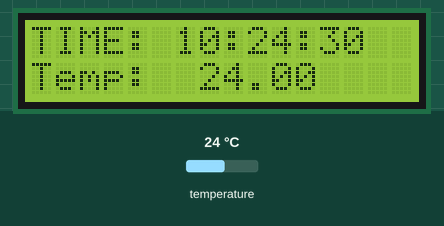
Bench run of a sketch on a simulated Arduino Uno, built with avr-gcc and run on an emulated ATmega328P. On the bench: 16×2 character LCD. The inputs (shaded band) are chosen by the test bench; at power-on: temperature 24 °C. The local clock reads 2024-03-15 10:24:30 at power-on unless the sketch sets it.

Above: at 1.2 s.
1.3 s: temperature set to 12 °C
At 3.8 s:
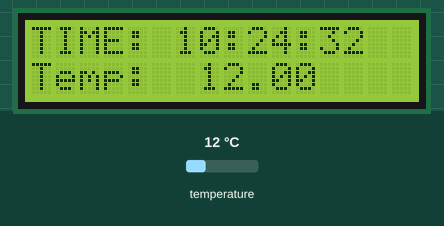
5.9 s: temperature set to 19 °C
At 7.6 s:
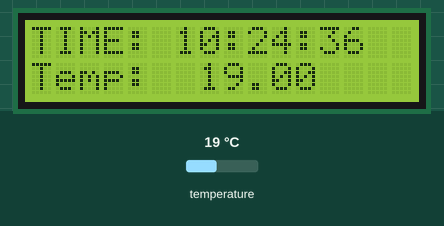
9.5 s: temperature set to 28 °C
At 10.2 s:
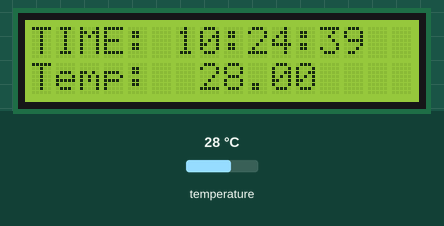
Timing chart, 0 to 12.5 s (numbered marks = the images above; inputs shaded):
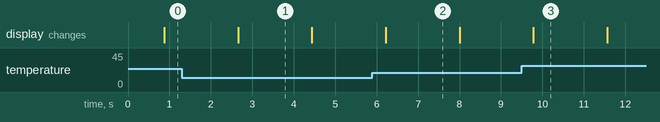

Measured:
- what the display in image 1 shows lasts 1.7 s, from 2.7 s to 4.4 s

The sketch:

temp_and_clock.ino
```cpp
#include <OneWire.h>
#include <DallasTemperature.h>

#include <Wire.h>
#include <Time.h>
#include <DS1307RTC.h>

#include <LiquidCrystal_I2C.h>

#define ONE_WIRE_BUS 7
// Setup a oneWire instance to communicate with any OneWire devices (not just Maxim/Dallas temperature ICs)
OneWire oneWire(ONE_WIRE_BUS);
// Pass our oneWire reference to Dallas Temperature.
DallasTemperature sensors(&oneWire);
LiquidCrystal_I2C lcd(0x27,20,4);  // set the LCD address to 0x27 for a 16 chars and 2 line display


void setup() {

 sensors.begin();

 lcd.begin (16,2);  // initialize the lcd
// Switch on the backlight
 lcd.backlight();
   lcd.clear();
  lcd.setCursor(0,0);
}

void loop() {
  tmElements_t tm;

  sensors.requestTemperatures(); // Send the command to get temperatures
 // Serial.print("Temperature for the device 1 (index 0) is: ");
  float x=sensors.getTempCByIndex(0);

  if (RTC.read(tm)) {

    lcd.setCursor(0,0); //Start at character 0 on line 0
    lcd.print("TIME: ");
//  lcd.setCursor(6,0);
    print2digits(tm.Hour);
    lcd.print(':');
    print2digits(tm.Minute);
    lcd.print(':');
    print2digits(tm.Second);

    lcd.setCursor(0,1); //Start at character 0 on line 1
    lcd.print("Temp:  ");
    lcd.print(x);


  }
  delay(990);
}

void print2digits(int number) {
  if (number >= 0 && number < 10) {
    lcd.print('0');
  }
  lcd.print(number);
}
```
